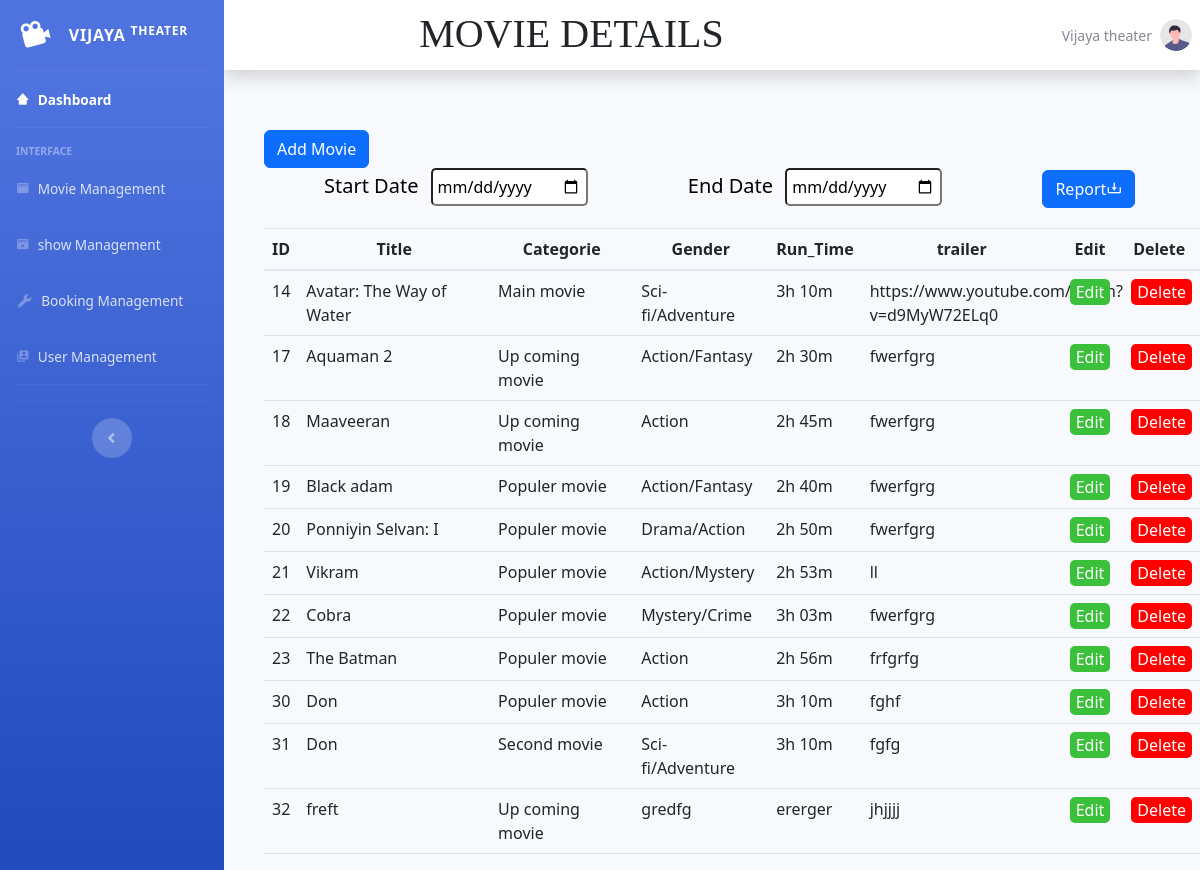
/admin/movie-admin.php, run on the app's committed database.
### tables this page shows
CREATE TABLE `movie` (
  `movie_id` int(15) NOT NULL,
  `movie_name` varchar(255) NOT NULL,
  `categorie` varchar(255) NOT NULL,
  `gender` varchar(255) NOT NULL,
  `director` varchar(255) NOT NULL,
  `language` varchar(255) NOT NULL,
  `release_date` varchar(255) NOT NULL,
  `runtime` varchar(255) NOT NULL,
  `image` varchar(255) NOT NULL,
  `video_url` varchar(255) NOT NULL,
  `add_date` varchar(255) NOT NULL
);

### admin/movie-admin.php (the view, shortened to what this page needs)
<!DOCTYPE html>
<html lang="en">
<head>
    <link rel="stylesheet" href="css/movie-admin.css">
    <link href="vendor/fontawesome-free/css/all.min.css" rel="stylesheet" type="text/css">
    <link href="css/sb-admin-2.min.css" rel="stylesheet">
    <link href="https://cdn.jsdelivr.net/npm/bootstrap@5.2.3/dist/css/bootstrap.min.css" rel="stylesheet">
    <link href='https://unpkg.com/boxicons@2.1.4/css/boxicons.min.css' rel='stylesheet'>
    <link href="https://cdn.jsdelivr.net/npm/bootstrap@5.2.3/dist/css/bootstrap.min.css" rel="stylesheet">
</head>
<body>
    <div id="wrapper">
        <ul class="navbar-nav bg-gradient-primary sidebar sidebar-dark accordion" id="accordionSidebar">
            <a class="sidebar-brand d-flex align-items-center justify-content-center" href="index.html">
                <div class="sidebar-brand-icon rotate-n-15">
                    <i class='bx bxs-camera-movie'></i>
                </div>
                <div class="sidebar-brand-text mx-3">VIJAYA <sup>THEATER</sup></div>
            </a>
            <hr class="sidebar-divider my-0">
            <li class="nav-item active">
                <a class="nav-link" href="home.php">
                    <i class='bx bxs-home-alt-2'></i>
                    <span>Dashboard</span></a>
            </li>
            <hr class="sidebar-divider">
            <div class="sidebar-heading">
                Interface
            </div>
            <li class="nav-item">
                <a class="nav-link collapsed" href="movie-admin.php">
                    <i class='bx bxs-movie'></i>
                    <span>Movie Management</span>
                </a>
            </li>
            <li class="nav-item">
                <a class="nav-link collapsed" href="show-admin.php">
                    <i class='bx bxs-movie-play'></i>
                    <span>show Management</span>
                </a>
            </li>
            <li class="nav-item">
                <a class="nav-link collapsed" href="admin-booking.php">
                    <i class="fas fa-fw fa-wrench"></i>
                    <span>Booking Management</span>
                </a>
            </li>
            <li class="nav-item">
                <a class="nav-link" href="user.php">
                    <i class='bx bxs-user-account'></i>
                    <span>User Management</span></a>
            </li>
            <hr class="sidebar-divider">
            <hr class="sidebar-divider d-none d-md-block">
            <div class="text-center d-none d-md-inline">
                <button class="rounded-circle border-0" id="sidebarToggle"></button>
            </div>
        </ul>
        <div id="content-wrapper" class="d-flex flex-column">
            <div id="content">
                <nav class="navbar navbar-expand navbar-light bg-white topbar mb-4 static-top shadow">
                    <ul class="navbar-nav ml-auto">
                        <div class="moive-add-title">
                            <h1 class="addtitle">MOVIE DETAILS</h1>
                        </div>
                        <li class="nav-item dropdown no-arrow">
                            <a class="nav-link dropdown-toggle" href="#" id="userDropdown" role="button" data-toggle="dropdown" aria-haspopup="true" aria-expanded="false">
                                <span class="mr-2 d-none d-lg-inline text-gray-600 small">Vijaya theater</span>
                                <img class="img-profile rounded-circle" src="img/undraw_profile.svg">
                            </a>
                        </li>
                    </ul>
                </nav>
    </div>
</div>
<div class="admin-movie">
    <div class="movie-add">
            <div class="add-moviebtn">
                <button type="button" class="btn btn-primary" data-bs-toggle="modal" data-bs-target="#exampleModal">
                    Add Movie
                </button>
                <div class="container report-container">
                <form class="form-group" action="admin_pdf.php" method="POST">
                    <label for="startDate" class="h5 ms-5 me-2 sdate">Start Date</label>
                    <input type="date" name="startDate" class="mr-5">
                    <label for="endDate" class="h5 ms-5 me-2 ">End Date</label>
                    <input type="date" name="endDate" class="mr-5">
                    <button type="submit" class="btn btn-primary ms-5" name="m_report_btn">Report<i class='bx bx-download'></i></button>
                </form>
            </div>
            </div>
            <div class="movie-detail-table">
            <?php
            $connection= mysqli_connect("localhost","root","","vijaya_theater");
            $query = "SELECT * FROM movie";
            $query_run = mysqli_query($connection, $query);
            ?>
                <div class="movieadmin-add">
                    <table class="table">
                        <thead>
                        <tr class="table-head">
                            <th scope="col">ID</th>
                            <th scope="col">Title</th>
                            <th scope="col">Categorie</th>
                            <th scope="col">Gender</th>
                            <th scope="col">Run_Time</th>
                            <th scope="col">trailer</th>
                            <th scope="col">Edit</th>
                            <th scope="col">Delete</th>
                        </tr>
                        </thead>
                        <tbody>
                        <?php
                        if(mysqli_num_rows($query_run)> 0)
                        {
                                while($row= mysqli_fetch_assoc($query_run))
                                {
                        ?>
                        <tr class="table-data">
                            <td><?php echo $row['movie_id'];?></td>
                            <td><?php echo $row['movie_name'];?></td>
                            <td><?php echo $row['categorie'];?></td>
                            <td><?php echo $row['gender'];?></td>
                            <td><?php echo $row['runtime'];?></td>
                            <td><?php echo $row['video_url'];?></td>
                            <td>
                            <form action="movie_edit.php" method="POST">
                                <button type="submit" class="addm-btn" name="adedit-btn">
                                    Edit
                                </button>
                            </form>
                            </td>
                            <td>
                            <form action="moviebd.php" method="POST">
                            <button type="submit" class="addelete-btn" name="addelete-btn">
                                Delete
                            </button>
                        </form>
                            </td>
                        </tr>
                        <?php
                                }
                        }
                        else
                        {
                            echo "No Record Found";
                        }
                        ?>
                        </tbody>
                    </table>
                </div>
            </div>
    </div>
</div>
</body>
</html>

### admin/css/movie-admin.css (style rules this page uses)
.addtitle { font-family: 'Lucida Sans'; margin-right: 330px; margin-top: 10px; }
.admin-movie { margin-left: 40px; margin-top: 60px; }
.add-moviebtn { margin-bottom: 20px; }
.movieadmin-add .addm-btn { background-color: rgb(59, 192, 59); border: none; border-radius: 5px; color: white; }
.movieadmin-add .addelete-btn { background-color: red; margin-left: 5px; border: none; border-radius: 5px; color: white; }
.movieadmin-add thead tr { width: 200px; text-align: center; }
.movieadmin-add td, th { max-width: 200px; }
.report-container { margin-left: 200px; color: black; }
.report-container label { font-size: 20px; }
.report-container .sdate { margin-left: 280px; }
.report-container input { padding: 5px 5px; border-radius: 5px; }

### data on the page
movie: movie_id "14", movie_name "Avatar: The Way of Water", categorie "Main movie", gender "Sci-fi/Adventure", runtime "3h 10m", video_url "https://www.youtube.com/watch?v=d9MyW72ELq0"
movie: movie_id "17", movie_name "Aquaman 2", categorie "Up coming movie", gender "Action/Fantasy", runtime "2h 30m", video_url "fwerfgrg"
movie: movie_id "18", movie_name "Maaveeran", categorie "Up coming movie", gender "Action", runtime "2h 45m", video_url "fwerfgrg"
movie: movie_id "19", movie_name "Black adam", categorie "Populer movie", gender "Action/Fantasy", runtime "2h 40m", video_url "fwerfgrg"
movie: movie_id "20", movie_name "Ponniyin Selvan: I", categorie "Populer movie", gender "Drama/Action", runtime "2h 50m", video_url "fwerfgrg"
movie: movie_id "21", movie_name "Vikram", categorie "Populer movie", gender "Action/Mystery", runtime "2h 53m", video_url "ll"
movie: movie_id "22", movie_name "Cobra", categorie "Populer movie", gender "Mystery/Crime", runtime "3h 03m", video_url "fwerfgrg"
movie: movie_id "23", movie_name "The Batman", categorie "Populer movie", gender "Action", runtime "2h 56m", video_url "frfgrfg"
movie: movie_id "30", movie_name "Don", categorie "Populer movie", gender "Action", runtime "3h 10m", video_url "fghf"
movie: movie_id "31", movie_name "Don", categorie "Second movie", gender "Sci-fi/Adventure", runtime "3h 10m", video_url "fgfg"
movie: movie_id "32", movie_name "freft", categorie "Up coming movie", gender "gredfg", runtime "ererger", video_url "jhjjjj"
